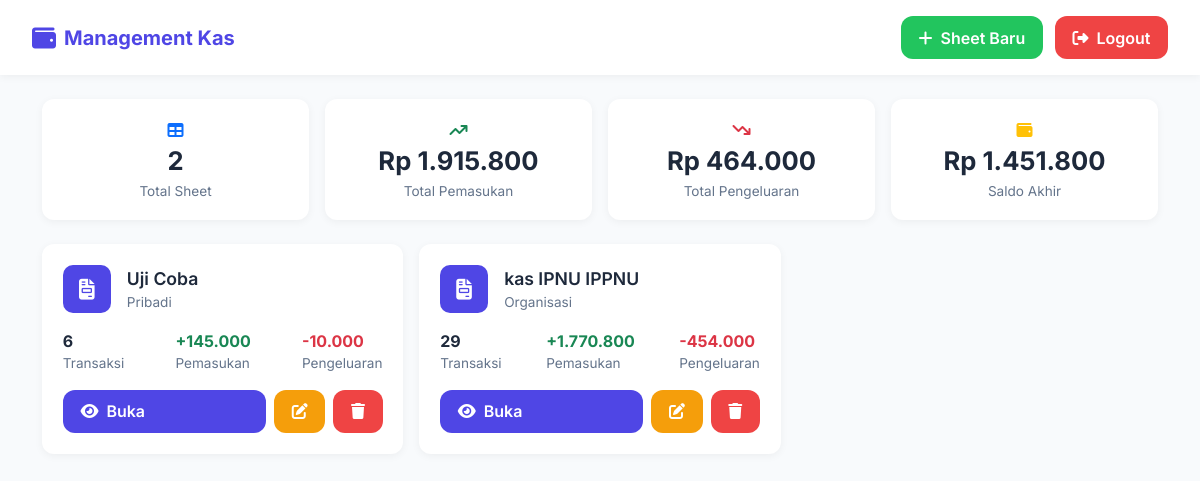
Screenshot of /dashboard.php (signed in) with the database file from the repository.
### tables this page shows
CREATE TABLE `sheet_info` (
  `id_sheet` int NOT NULL,
  `nama` varchar(50) NOT NULL,
  `kategori` varchar(50) NOT NULL,
  `saldo_awal` int NOT NULL,
  `deskripsi` varchar(50) NOT NULL
);

### dashboard.php (the view, shortened to what this page needs)
<?php
include 'koneksi.php';
$total_sheet = mysqli_fetch_assoc(mysqli_query($conn, "SELECT COUNT(*) AS total FROM sheet_info"))['total'];
$sql_total = "SELECT
    SUM(pemasukan) AS total_masuk,
    SUM(pengeluaran) AS total_keluar,
    (SUM(pemasukan) - SUM(pengeluaran)) AS saldo_akhir
    FROM sheet_data";
$total = mysqli_fetch_assoc(mysqli_query($conn, $sql_total));
$sql_sheets = "
  SELECT si.*,
    COALESCE(SUM(sd.pemasukan), 0) AS total_masuk,
    COALESCE(SUM(sd.pengeluaran), 0) AS total_keluar,
    COALESCE(COUNT(sd.id_data), 0) AS total_transaksi
  FROM sheet_info si
  LEFT JOIN sheet_data sd ON si.id_sheet = sd.id_sheet
  GROUP BY si.id_sheet
  ORDER BY si.id_sheet DESC";
$sheets = mysqli_query($conn, $sql_sheets);
?>
<!DOCTYPE html>
<html lang="id">
<head>
  <link href="https://cdn.jsdelivr.net/npm/bootstrap@5.3.0/dist/css/bootstrap.min.css" rel="stylesheet">
  <link href="https://cdnjs.cloudflare.com/ajax/libs/font-awesome/6.5.0/css/all.min.css" rel="stylesheet">
</head>
<body>
<nav class="navbar-custom">
  <div class="navbar-container">
    <a href="#" class="navbar-brand">
      <i class="fas fa-wallet"></i>
      <span>Management Kas</span>
    </a>
    <div class="navbar-menu">
      <button class="btn btn-success btn-modern" data-bs-toggle="modal" data-bs-target="#addSheetModal">
        <i class="fas fa-plus"></i> Sheet Baru
      </button>
      <a href="logout.php" class="btn btn-danger btn-modern" onclick="return confirm('Yakin ingin logout?')">
        <i class="fas fa-sign-out-alt"></i> Logout
      </a>
    </div>
  </div>
</nav>
<div class="container py-4">
  <div class="row g-3 mb-4">
    <div class="col-md-3"><div class="stat-card">
      <div><i class="fas fa-table text-primary"></i></div>
      <div class="stat-value"><?= $total_sheet ?></div>
      <div class="stat-label">Total Sheet</div>
    </div></div>
    <div class="col-md-3"><div class="stat-card">
      <div><i class="fas fa-arrow-trend-up text-success"></i></div>
      <div class="stat-value">Rp <?= number_format($total['total_masuk'] ?? 0, 0, ',', '.') ?></div>
      <div class="stat-label">Total Pemasukan</div>
    </div></div>
    <div class="col-md-3"><div class="stat-card">
      <div><i class="fas fa-arrow-trend-down text-danger"></i></div>
      <div class="stat-value">Rp <?= number_format($total['total_keluar'] ?? 0, 0, ',', '.') ?></div>
      <div class="stat-label">Total Pengeluaran</div>
    </div></div>
    <div class="col-md-3"><div class="stat-card">
      <div><i class="fas fa-wallet text-warning"></i></div>
      <div class="stat-value">Rp <?= number_format($total['saldo_akhir'] ?? 0, 0, ',', '.') ?></div>
      <div class="stat-label">Saldo Akhir</div>
    </div></div>
  </div>
  <div class="row g-3">
  <?php while ($row = mysqli_fetch_assoc($sheets)): ?>
    <div class="col-md-6 col-lg-4">
      <div class="sheet-card">
        <div class="sheet-header">
          <div class="sheet-icon"><i class="fas fa-file-invoice"></i></div>
          <div class="ms-3">
            <div class="sheet-title"><?= htmlspecialchars($row['nama']) ?></div>
            <div class="sheet-meta"><?= htmlspecialchars($row['kategori']) ?></div>
          </div>
        </div>
        <div class="sheet-stats">
          <div><span class="sheet-stat-value"><?= $row['total_transaksi'] ?></span> Transaksi</div>
          <div><span class="sheet-stat-value text-success">+<?= number_format($row['total_masuk'], 0, ',', '.') ?></span> Pemasukan</div>
          <div><span class="sheet-stat-value text-danger">-<?= number_format($row['total_keluar'], 0, ',', '.') ?></span> Pengeluaran</div>
        </div>
        <div class="d-flex gap-2 mt-3">
          <a href="detail-sheet.php?id_sheet=<?= $row['id_sheet'] ?>" class="btn btn-primary btn-modern flex-fill">
          <i class="fas fa-eye"></i> Buka
        </a>
          <button class="btn btn-warning btn-modern btn-edit"
            data-id="<?= $row['id_sheet'] ?>"
            data-nama="<?= htmlspecialchars($row['nama']) ?>"
            data-kategori="<?= htmlspecialchars($row['kategori']) ?>"
            data-saldo="<?= $row['saldo_awal'] ?>"
            data-deskripsi="<?= htmlspecialchars($row['deskripsi']) ?>"
          >
            <i class="fas fa-edit"></i>
          </button>
          <button class="btn btn-danger btn-modern btn-delete"
            data-id="<?= $row['id_sheet'] ?>"
            data-nama="<?= htmlspecialchars($row['nama']) ?>">
            <i class="fas fa-trash"></i>
          </button>
        </div>
      </div>
    </div>
    <?php endwhile; ?>
  </div>
</div>
</body>
</html>

### dashboard.php (style rules this page uses)
:root { --primary: #4f46e5; --success: #22c55e; --warning: #f59e0b; --danger: #ef4444; --text: #1e293b; --muted: #64748b; --bg: #f8fafc; --card: #ffffff; --radius: 12px; --shadow: 0 2px 8px rgba(0, 0, 0, 0.05); }
* { font-family: "Inter", sans-serif; }
body { background: var(--bg); color: var(--text); margin: 0; padding: 0; }
.navbar-custom { background: var(--card); box-shadow: var(--shadow); padding: 1rem 0; position: sticky; top: 0; z-index: 1000; }
.navbar-container { max-width: 1200px; margin: 0 auto; padding: 0 2rem; display: flex; justify-content: space-between; align-items: center; }
.navbar-brand { font-weight: 700; color: var(--primary); font-size: 1.25rem; display: flex; align-items: center; gap: 0.5rem; text-decoration: none; }
.navbar-brand i { font-size: 1.5rem; }
.navbar-menu { display: flex; gap: 0.75rem; align-items: center; }
.btn-modern { border-radius: var(--radius); border: none; font-weight: 600; padding: 0.6rem 1.1rem; display: inline-flex; align-items: center; gap: 0.5rem; cursor: pointer; transition: all 0.2s ease; text-decoration: none; color: white; }
.btn-modern i { font-size: 1rem; }
.btn-primary { background: var(--primary); }
.btn-success { background: var(--success); }
.btn-danger { background: var(--danger); }
.btn-warning { background: var(--warning); }
.stat-card { background: var(--card); border-radius: var(--radius); padding: 1.2rem; box-shadow: var(--shadow); text-align: center; }
.stat-value { font-size: 1.6rem; font-weight: 700; }
.stat-label { font-size: 0.85rem; color: var(--muted); }
.sheet-card { background: var(--card); border-radius: var(--radius); box-shadow: var(--shadow); padding: 1.3rem; transition: 0.2s; }
.sheet-header { display: flex; align-items: center; margin-bottom: 1rem; }
.sheet-icon { width: 48px; height: 48px; border-radius: 10px; display: flex; align-items: center; justify-content: center; background: var(--primary); color: #fff; font-size: 1.3rem; }
.sheet-title { font-weight: 600; font-size: 1.1rem; }
.sheet-meta { font-size: 0.85rem; color: var(--muted); }
.sheet-stats { display: flex; justify-content: space-between; font-size: 0.85rem; color: var(--muted); }
.sheet-stat-value { display: block; font-weight: 700; font-size: 1rem; color: var(--text); }

### rows the page displays
sheet_info: nama "Uji Coba", kategori "Pribadi", total_transaksi "6", total_masuk "145.000", total_keluar "10.000"
sheet_info: nama "kas IPNU IPPNU", kategori "Organisasi", total_transaksi "29", total_masuk "1.770.800", total_keluar "454.000"

### other values shown
$total_sheet "2"
$total['total_masuk'] "1.915.800"
$total['total_keluar'] "464.000"
$total['saldo_akhir'] "1.451.800"
